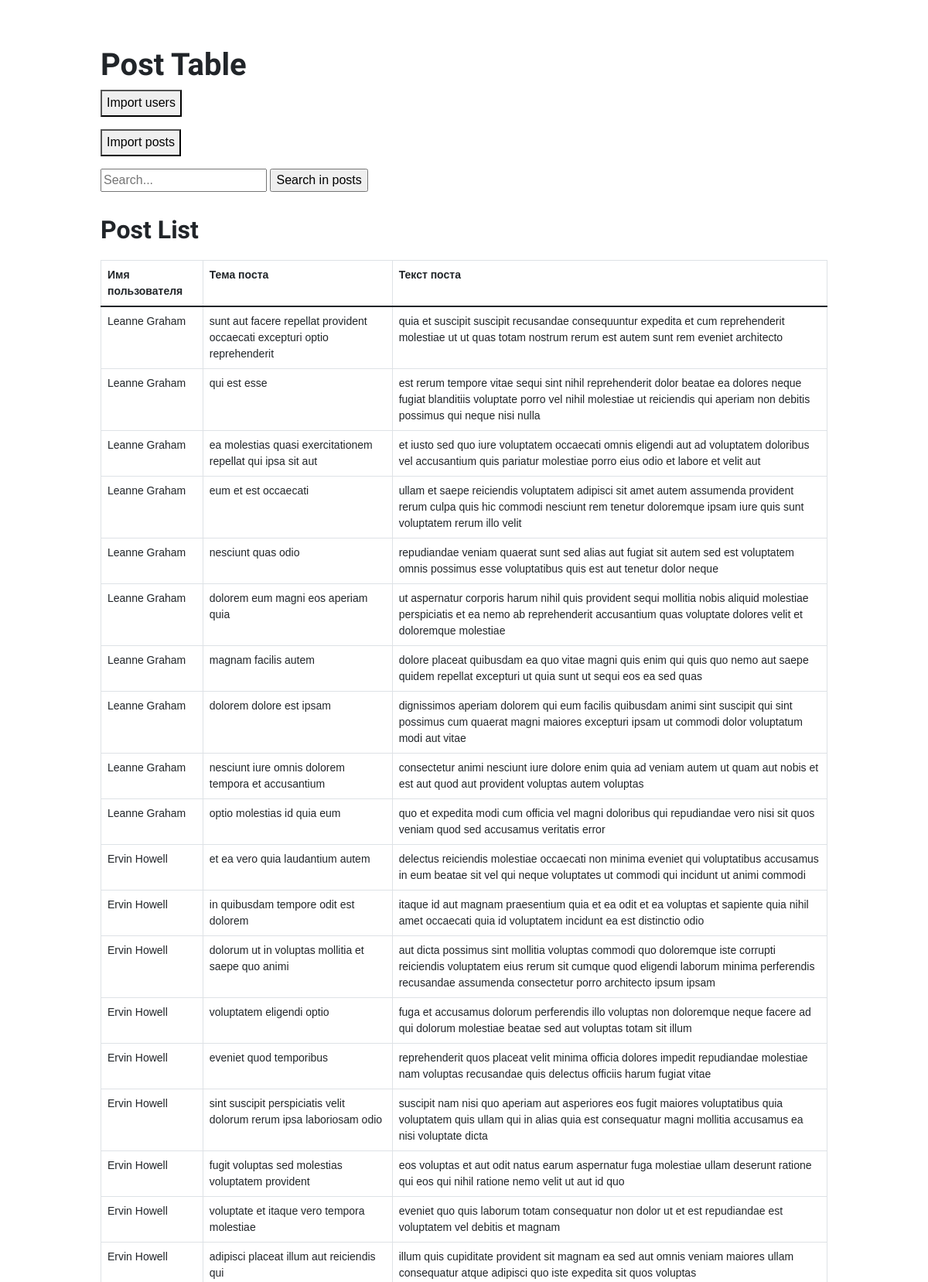
Page /post/ (upper part) on the committed database.
### post/models.py (models this page shows, shortened)
class Post(models.Model):
    author = models.ForeignKey(Member, on_delete=models.CASCADE)
    title = models.CharField(max_length=250)
    body = models.TextField()

### members/models.py (models this page shows)
class Member(models.Model):
    name = models.CharField(max_length=250)
    user_name = models.CharField(max_length=250, null = True, blank = True)
    email = models.EmailField(null = True, blank = True)
    street = models.CharField(max_length=250, null = True, blank = True)
    suite = models.CharField(max_length=250, null = True, blank = True)
    city = models.CharField(max_length=250, null = True, blank = True)
    zipcode = models.CharField(max_length=250, null = True, blank = True)
    geo_lat = models.FloatField(null = True, blank = True)
    geo_lng = models.FloatField(null = True, blank = True)
    phone = models.CharField(max_length=250, null = True, blank = True)
    website = models.CharField(max_length=250, null = True, blank = True)
    company_name = models.CharField(max_length=250, null = True, blank = True)
    company_catchPhrase = models.CharField(max_length=250, null = True, blank = True)
    company_bs = models.CharField(max_length=250, null = True, blank = True)
    def __str__(self):
        return '{}'.format(self.name)

### post/views.py (the view)
# urls.py: path('', views.post_list, name='list'),
def post_list(request, **kwargs):
    query = request.GET.get('q')
    if query:
        filtered_posts = Post.objects.filter(Q(author__name__icontains=query) | Q(title__icontains=query) | Q(body__icontains=query))
        return render(request, 'post/post/list.html', {'posts': filtered_posts, 'query':query})
    else:
        posts = Post.objects.all()
        return render(request, 'post/post/list.html', {'posts': posts})

### post/templates/post/post/list.html (shortened to what this page needs)
{% extends "post/base.html" %}
{% block content %}
    <form action="{% url 'post:list' %}" method="get">
        <input name="q" type="text" placeholder="Search..." value="{{ query }}">
        <input type="submit" value="Search in posts">
    </form>
        <h2>Post List</h2>
<table class="table table-bordered table-hover table w-auto small">
    <thead>
    <tr class="align-top">
        <th scope="col">Имя пользователя </th>
        <th scope="col">Тема поста</th>
        <th scope="col">Текст поста</th>
    </tr>
    </thead>
  <tbody>
  {% for post in posts %}
    <tr>
        <td>{{post.author|default_if_none:""}}</td>
        <td>{{ post.title|default_if_none:"" }}</td>
        <td>{{ post.body|default_if_none:"" }}</td>
    </tr>
  {% endfor %}
  </tbody>
</table>
{% endblock %}

### post/templates/post/base.html (shortened to what this page needs)
{% load static %}
<!DOCTYPE html>
<html>
    <head>
        <link href="https://cdn.jsdelivr.net/npm/bootstrap@5.1.3/dist/css/bootstrap.min.css" rel="stylesheet">
        <link href="{% static 'css/base.css' %}" rel="stylesheet">
    </head>
    <body>
        <div id="content">
            <h1>Post Table</h1>
            <a href = "{% url 'post:upload_user' %}"><p style="text-align: left"><button>Import users</button></p></a>
            <a href = "{% url 'post:upload_post' %}"><p style="text-align: left"><button>Import posts</button></p></a>
            {% block content %}{% endblock %}
        </div>
    </body>
</html>

### post/static/css/base.css (style rules this page uses)
body { padding:30px; margin:0; font-family:helvetica, sans-serif; }
p { line-height: 1.8; }
a { color: #8c12c0; text-decoration:none; }
h1, h2, h3, h4, h5 , h6 { font-family: 'Muli', sans-serif; font-weight:bold; }
h2 { margin:30px 0 20px; }
#content { padding:30px 100px; }

### rows in the picture
Post: author "Leanne Graham", title "sunt aut facere repellat provident occaecati excepturi optio reprehenderit", body "quia et suscipit suscipit recusandae consequuntur expedita et cum reprehenderit molestiae ut ut quas totam nostrum rerum est autem sunt rem eveniet architecto"
Post: author "Leanne Graham", title "qui est esse", body "est rerum tempore vitae sequi sint nihil reprehenderit dolor beatae ea dolores neque fugiat blanditiis voluptate porro vel nihil molestiae ut reiciendis qui aperiam non debitis possimus qui neque nisi nulla"
Post: author "Leanne Graham", title "ea molestias quasi exercitationem repellat qui ipsa sit aut", body "et iusto sed quo iure voluptatem occaecati omnis eligendi aut ad voluptatem doloribus vel accusantium quis pariatur molestiae porro eius odio et labore et velit aut"
Post: author "Leanne Graham", title "eum et est occaecati", body "ullam et saepe reiciendis voluptatem adipisci sit amet autem assumenda provident rerum culpa quis hic commodi nesciunt rem tenetur doloremque ipsam iure quis sunt voluptatem rerum illo velit"
Post: author "Leanne Graham", title "nesciunt quas odio", body "repudiandae veniam quaerat sunt sed alias aut fugiat sit autem sed est voluptatem omnis possimus esse voluptatibus quis est aut tenetur dolor neque"
Post: author "Leanne Graham", title "dolorem eum magni eos aperiam quia", body "ut aspernatur corporis harum nihil quis provident sequi mollitia nobis aliquid molestiae perspiciatis et ea nemo ab reprehenderit accusantium quas voluptate dolores velit et doloremque molestiae"
Post: author "Leanne Graham", title "magnam facilis autem", body "dolore placeat quibusdam ea quo vitae magni quis enim qui quis quo nemo aut saepe quidem repellat excepturi ut quia sunt ut sequi eos ea sed quas"
Post: author "Leanne Graham", title "dolorem dolore est ipsam", body "dignissimos aperiam dolorem qui eum facilis quibusdam animi sint suscipit qui sint possimus cum quaerat magni maiores excepturi ipsam ut commodi dolor voluptatum modi aut vitae"
Post: author "Leanne Graham", title "nesciunt iure omnis dolorem tempora et accusantium", body "consectetur animi nesciunt iure dolore enim quia ad veniam autem ut quam aut nobis et est aut quod aut provident voluptas autem voluptas"
Post: author "Leanne Graham", title "optio molestias id quia eum", body "quo et expedita modi cum officia vel magni doloribus qui repudiandae vero nisi sit quos veniam quod sed accusamus veritatis error"
Post: author "Ervin Howell", title "et ea vero quia laudantium autem", body "delectus reiciendis molestiae occaecati non minima eveniet qui voluptatibus accusamus in eum beatae sit vel qui neque voluptates ut commodi qui incidunt ut animi commodi"
Post: author "Ervin Howell", title "in quibusdam tempore odit est dolorem", body "itaque id aut magnam praesentium quia et ea odit et ea voluptas et sapiente quia nihil amet occaecati quia id voluptatem incidunt ea est distinctio odio"
Post: author "Ervin Howell", title "dolorum ut in voluptas mollitia et saepe quo animi", body "aut dicta possimus sint mollitia voluptas commodi quo doloremque iste corrupti reiciendis voluptatem eius rerum sit cumque quod eligendi laborum minima perferendis recusandae assumenda consectetur porro architecto ipsum ipsam"
Post: author "Ervin Howell", title "voluptatem eligendi optio", body "fuga et accusamus dolorum perferendis illo voluptas non doloremque neque facere ad qui dolorum molestiae beatae sed aut voluptas totam sit illum"
Post: author "Ervin Howell", title "eveniet quod temporibus", body "reprehenderit quos placeat velit minima officia dolores impedit repudiandae molestiae nam voluptas recusandae quis delectus officiis harum fugiat vitae"
Post: author "Ervin Howell", title "sint suscipit perspiciatis velit dolorum rerum ipsa laboriosam odio", body "suscipit nam nisi quo aperiam aut asperiores eos fugit maiores voluptatibus quia voluptatem quis ullam qui in alias quia est consequatur magni mollitia accusamus ea nisi voluptate dicta"
Post: author "Ervin Howell", title "fugit voluptas sed molestias voluptatem provident", body "eos voluptas et aut odit natus earum aspernatur fuga molestiae ullam deserunt ratione qui eos qui nihil ratione nemo velit ut aut id quo"
Post: author "Ervin Howell", title "voluptate et itaque vero tempora molestiae", body "eveniet quo quis laborum totam consequatur non dolor ut et est repudiandae est voluptatem vel debitis et magnam"
Post: author "Ervin Howell", title "adipisci placeat illum aut reiciendis qui", body "illum quis cupiditate provident sit magnam ea sed aut omnis veniam maiores ullam consequatur atque adipisci quo iste expedita sit quos voluptas"
